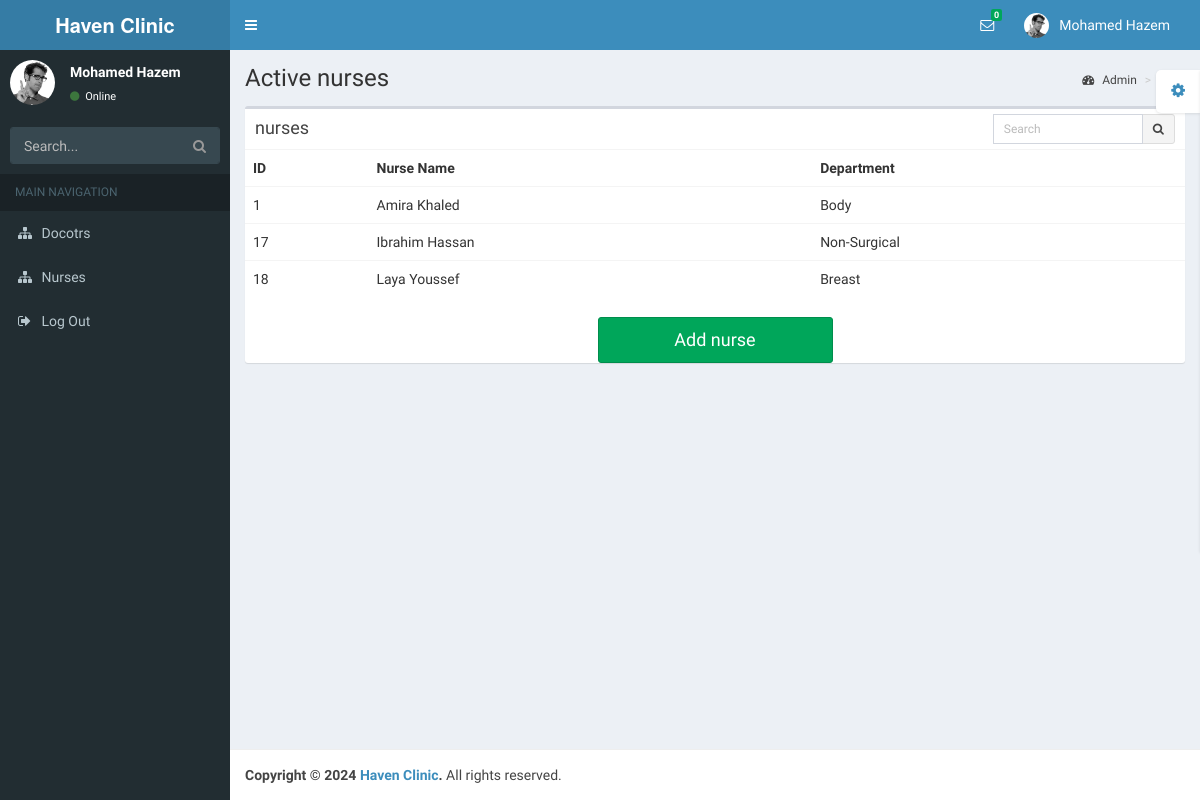
/nurses, run on the app's committed database.
### Clinic/models.py (models this page shows)
class User(AbstractUser):
    role = models.CharField(max_length=30, choices=[('ADMIN', 'Admin'), ('DOCTOR', 'Doctor'), ('NURSE', 'Nurse'), ('PATIENT', 'Patient')], default='PATIENT')
    first_name = models.CharField(max_length=30)
    last_name = models.CharField(max_length=30)
    sex = models.CharField(max_length=1, choices=[('M', 'Male'), ('F', 'Female')], default='M')

class Nurse(User):
    department = models.ForeignKey(Department, on_delete=models.CASCADE, null=True)
    profile_picture = models.CharField(max_length=512, null=True, blank=True)
    working_shift = models.CharField(max_length=8, choices=[('M', 'Morning'), ('E', 'Evening'), ('N', 'Night')], null=True)
    def __str__(self):
        return f"{self.first_name} {self.last_name}"

class User(AbstractUser):
    role = models.CharField(max_length=30, choices=[('ADMIN', 'Admin'), ('DOCTOR', 'Doctor'), ('NURSE', 'Nurse'), ('PATIENT', 'Patient')], default='PATIENT')
    first_name = models.CharField(max_length=30)
    last_name = models.CharField(max_length=30)
    sex = models.CharField(max_length=1, choices=[('M', 'Male'), ('F', 'Female')], default='M')

class Department(models.Model):
    name = models.CharField(max_length=50)
    def __str__(self):
        return self.name

### Clinic/views.py (the view)
# urls.py: path("nurses", views.nurses, name='view nurses'),
def nurses(request):
    if request.method == "POST":
        pass
    else:
        nurses = Nurse.objects.all()
        return render(request, "admin_view_nurses.html", {"nurses": nurses})

### Clinic/Templates/admin_view_nurses.html (shortened to what this page needs)
<!DOCTYPE html>
<html>
  <head>
    <link href="../static/bootstrap/css/bootstrap.min.css" rel="stylesheet" type="text/css" />
    <link href="https://maxcdn.bootstrapcdn.com/font-awesome/4.3.0/css/font-awesome.min.css" rel="stylesheet" type="text/css" />
    <link href="http://code.ionicframework.com/ionicons/2.0.0/css/ionicons.min.css" rel="stylesheet" type="text/css" />
    <link href="../static/dist/css/AdminLTE.min.css" rel="stylesheet" type="text/css" />
    <link href="../static/dist/css/skins/_all-skins.min.css" rel="stylesheet" type="text/css" />
  </head>
  <body class="skin-blue">
    <div class="wrapper">
      <header class="main-header">
        <a href="../admin" class="logo"><b>Haven Clinic</b></a>
        <nav class="navbar navbar-static-top" role="navigation">
          <a href="#" class="sidebar-toggle" data-toggle="offcanvas" role="button">
          </a>
          <div class="navbar-custom-menu">
            <ul class="nav navbar-nav">
              <li class="dropdown messages-menu">
                <a href="#" class="dropdown-toggle" data-toggle="dropdown">
                  <i class="fa fa-envelope-o"></i>
                  <span class="label label-success">0</span>
                </a>
              </li>
              <li class="dropdown user user-menu">
                <a href="#" class="dropdown-toggle" data-toggle="dropdown">
                  <img src="../static/dist/img/user2-160x160.jpg" class="user-image" alt="User Image"/>
                  <span class="hidden-xs">Mohamed Hazem</span>
                </a>
              </li>
            </ul>
          </div>
        </nav>
      </header>
      <aside class="main-sidebar">
        <section class="sidebar">
          <div class="user-panel">
            <div class="pull-left image">
              <img src="../static/dist/img/user2-160x160.jpg" class="img-circle" alt="User Image" />
            </div>
            <div class="pull-left info">
              <p>Mohamed Hazem</p>
              <a href="#"><i class="fa fa-circle text-success"></i> Online</a>
            </div>
          </div>
          <form action="#" method="get" class="sidebar-form">
            <div class="input-group">
              <input type="text" name="q" class="form-control" placeholder="Search..."/>
              <span class="input-group-btn">
                <button type='submit' name='seach' id='search-btn' class="btn btn-flat"><i class="fa fa-search"></i></button>
              </span>
            </div>
          </form>
          <ul class="sidebar-menu">
            <li class="header">MAIN NAVIGATION</li>
            <li><a href="../doctors"><i class="fa fa-sitemap"></i> Docotrs</a></li>
            <li><a href="../nurses"><i class="fa fa-sitemap"></i> Nurses</a></li>
            <li>
              <a href="../logout">
                <i class="fa fa-sign-out"></i> <span>Log Out</span>
              </a>
            </li>
          </ul>
        </section>
      </aside>
      <div class="content-wrapper">
        <section class="content-header">
          <h1>
            Active nurses
          </h1>
          <ol class="breadcrumb">
            <li><a href="../admin"><i class="fa fa-dashboard"></i> Admin</a></li>
            <li class="active">Staff</li>
          </ol>
        </section>
        <section class="content">
          <div class="row">
            <div class="col-xs-12">
              <div class="box">
                <div class="box-header">
                  <h3 class="box-title">nurses</h3>
                  <div class="box-tools">
                    <div class="input-group">
                      <input type="text" name="table_search" class="form-control input-sm pull-right" style="width: 150px;" placeholder="Search"/>
                      <div class="input-group-btn">
                        <button class="btn btn-sm btn-default"><i class="fa fa-search"></i></button>
                      </div>
                    </div>
                  </div>
                </div>
                <div class="box-body table-responsive no-padding">
                  <table class="table table-hover">
                    <tr>
                      <th>ID</th>
                      <th>Nurse Name</th>
                      <th>Department</th>
                    </tr>
                    {% for nurse in nurses %}
                    <tr>
                      <td>{{ nurse.id }}</td>
                      <td>{{ nurse }}</td>
                      <td>{{ nurse.department }}</td>
                    </tr>
                    {% endfor %}
                  </table>
                  <td>
                    <a href="../Add_Staff_Nurses" class="btn btn-block btn-success btn-lg" style="width:25%; margin-top: 20px; margin-left: auto;
                    margin-right: auto;
                    display: block;">Add nurse
                    </a>
                  </td>
                </div>
              </div>
            </div>
          </div>
        </section>
      </div>
      <footer class="main-footer">
        <strong>Copyright &copy; 2024 <a>Haven Clinic</a>.</strong> All rights reserved.
      </footer>
    </div>
  </body>
</html>

### data on the page
Nurse: id "1", last_name "Amira Khaled", department "Body"
Nurse: id "17", last_name "Ibrahim Hassan", department "Non-Surgical"
Nurse: id "18", last_name "Laya Youssef", department "Breast"
